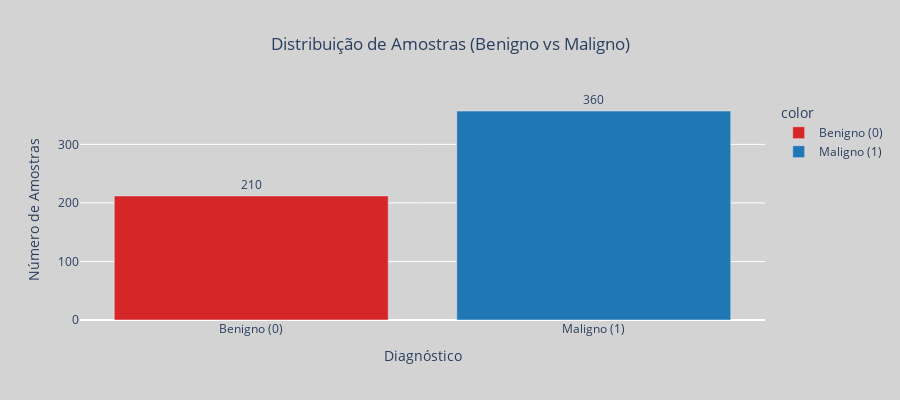

This figure's notebook cell:
### Code cell
#-Visualize essa distribuição das classes com um gráfico de barras.
fig = px.bar(x=agrupando_target.index, y=agrupando_target.values,
                title='Distribuição de Amostras (Benigno vs Maligno)',
                text_auto='.2s',
                labels={'x': 'Diagnóstico', 'y': 'Número de Amostras'},
                color=agrupando_target.index,
                color_discrete_sequence=['#d62728', '#1f77b4'],
                text=agrupando_target.values,
                height=400)
fig.update_traces(textfont_size=12, textangle=0, textposition="outside", cliponaxis=False)

fig.update_layout(
    plot_bgcolor='rgba(0,0,0,0)', 
    paper_bgcolor='lightgray',  
    title_x=0.5                  
)

fig.show()

### Figure 1 — Plotly figure (JSON) as saved in the notebook; plotly's stock layout.template omitted (floating-point values rounded to 4 significant figures)
{"data": [{"cliponaxis": false, "hovertemplate": "color=Benigno (0)<br>Diagnóstico=%{x}<br>Número de Amostras=%{y}<br>text=%{text}<extra></extra>", "legendgroup": "Benigno (0)", "marker": {"color": "#d62728", "pattern": {"shape": ""}}, "name": "Benigno (0)", "orientation": "v", "showlegend": true, "text": [212.0], "textangle": 0, "textfont": {"size": 12}, "textposition": "outside", "texttemplate": "%{y:.2s}", "type": "bar", "x": ["Benigno (0)"], "xaxis": "x", "y": [212], "yaxis": "y"}, {"cliponaxis": false, "hovertemplate": "color=Maligno (1)<br>Diagnóstico=%{x}<br>Número de Amostras=%{y}<br>text=%{text}<extra></extra>", "legendgroup": "Maligno (1)", "marker": {"color": "#1f77b4", "pattern": {"shape": ""}}, "name": "Maligno (1)", "orientation": "v", "showlegend": true, "text": [357.0], "textangle": 0, "textfont": {"size": 12}, "textposition": "outside", "texttemplate": "%{y:.2s}", "type": "bar", "x": ["Maligno (1)"], "xaxis": "x", "y": [357], "yaxis": "y"}], "layout": {"barmode": "relative", "height": 400, "legend": {"title": {"text": "color"}, "tracegroupgap": 0}, "paper_bgcolor": "lightgray", "plot_bgcolor": "rgba(0,0,0,0)", "title": {"text": "Distribuição de Amostras (Benigno vs Maligno)", "x": 0.5}, "xaxis": {"anchor": "y", "domain": [0, 1], "title": {"text": "Diagnóstico"}}, "yaxis": {"anchor": "x", "domain": [0, 1], "title": {"text": "Número de Amostras"}}}}
